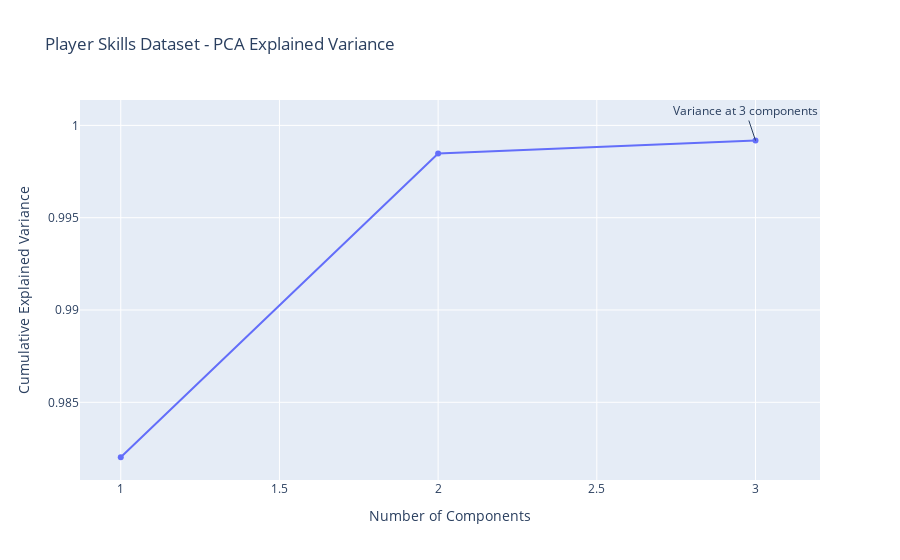
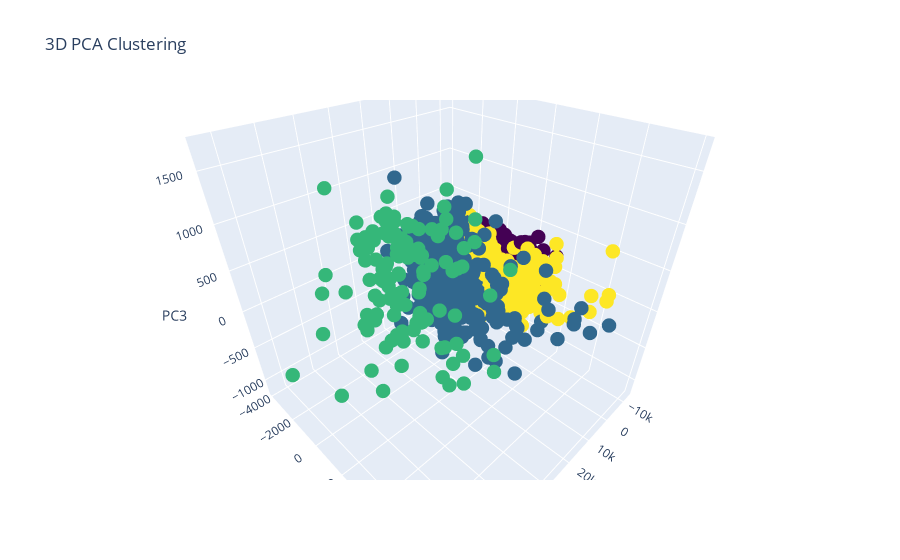
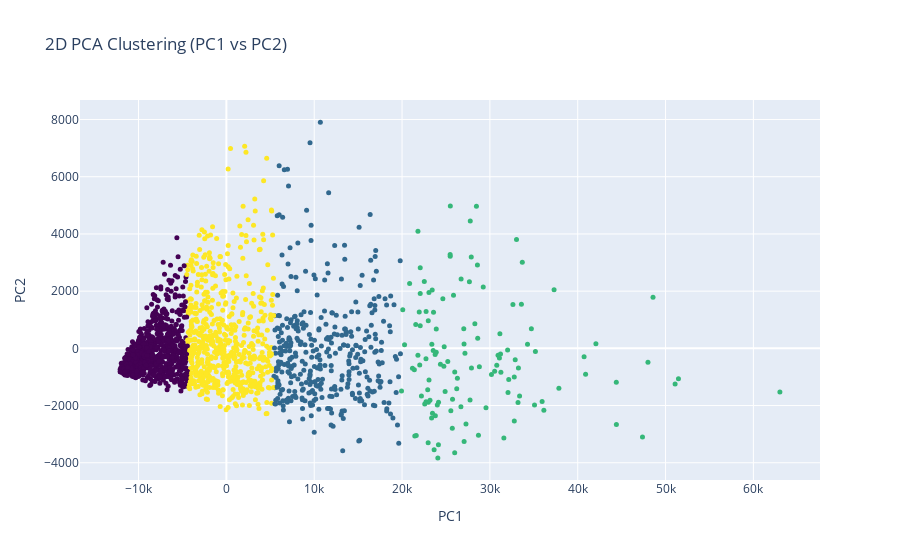

Source (notebook cell) for these figures, in order:
### Code cell
# Create a copy of the filtered DataFrame
filtered_df_copy = df.copy()

# Define the feature list
features = ['InPlayPassesThatLeadToShotAttempt', 'SetpiecesLeadingToShotAttempt', 'FoulsDrawnLeadingToShotAttempt', 
            'SuccessfulTakeOnsLeadingToShotAttempt', 'ShotCreatingActionsPer90Min', 'GoalCreationAccuracy', 
            'InPlayPassesLeadingToGoal', 'SetpiecesLeadingToGoal', 'ShotsAttemptLeadingToGoal', 'TacklesAttempted', 
            'TackleWon', 'TacklesinDef3rd', 'TacklesinMid3rd', 'TacklesinAtt3rd', 'DribblesWinningPerc', 'PassesBlocked', 
            'Tackles+Interception', 'Clearances', 'Goals', 'Shots', 'ShotsOnTarget%', 'Goals/ShotOnTarget', 'Goals/Shot', 
            'NonPenaltyGoals-NonPenaltyXG', 'Goals-XG', 'TacklesWon', 'TouchesInDefensivePenaltyArea', 
            'TouchesInDefensive1/3rd', 'TouchesInMid1/3rd', 'TouchesInAtt1/3rd', 'TouchesInAttackingPenaltyArea', 
            'PassesBlocked', 'SucessfulTakeOns%', 'TimesTackledByADefDuringTakeOn%', 'NumberOfCarries', 
            'DistanceTravelledInCarries(Yards)', 'DistanceTravelledInCarries(Yards)TowardsOpponentGoal', 
            'CarriesThatReachesCloseToOpponentGoal(DistTravelled>10Yards)', 'CarriesInFinalThird', 'CarriesInPenaltyArea', 
            'ShortPassesCompleted%', 'NonPenaltyExpectedGoals', 'TotalPassingDistance', 'ShortPassesCompleted%', 
            'ShortPassesCompleted', 'MediumPassesCompleted', 'PassesIntoPenaltyArea', 'LongPassesAttempted', 
            'LongPassesCompleted%', 'Crosses', 'FoulsCommited', 'FoulsDrawn', 'Interceptions', 'BallsRecovered', 
            'AerialDuelWon', 'AerialDuelWinningPercentage', 'InGamePasses', 'PassesCompleted', 'ThroughBalls', 
            'SetPiecesPasses', 'Switches', 'Crosses', 'CornersTaken', 'InswingingCorners', 'OutswingingCorners', 
            'TimesTackledByADefDuringTakeOn%', 'AverageShotDistance']

# Use the filtered copy of the DataFrame and include player names
dfskills = filtered_df_copy[features].copy()
dfskills['Player'] = filtered_df_copy['Player Name']  # Include player names
dfskills['Club'] = filtered_df_copy['Club Name']  # Include Club names
dfskills['Position'] = filtered_df_copy['Position']  # Include Position

# Drop rows with NaN values in the features
dfskills_clean = dfskills.dropna(subset=features)

# Perform PCA on the cleaned dataset
# Perform PCA on the cleaned dataset, limiting to 3 components
pca = PCA(n_components=3).fit(dfskills_clean[features])

# Get explained variance ratio
pcaratio = pca.explained_variance_ratio_

# Plot cumulative explained variance
trace = go.Scatter(x=np.arange(len(pcaratio)) + 1, y=np.cumsum(pcaratio), mode='lines+markers')
data = [trace]
layout = dict(title="Player Skills Dataset - PCA Explained Variance", 
              xaxis_title="Number of Components", 
              yaxis_title="Cumulative Explained Variance",
              annotations=[dict(x=3, y=np.cumsum(pcaratio)[2], text="Variance at 3 components", showarrow=True)])
fig = dict(data=data, layout=layout)
pyo.iplot(fig)

# Transform the data to PCA space with 3 components
dfskillsPCA = pd.DataFrame(pca.transform(dfskills_clean[features]), columns=['PC1', 'PC2', 'PC3'])
dfskillsPCA['Player'] = dfskills_clean['Player']

# Perform clustering (you can use k-means or any other clustering algorithm)
kmeans = KMeans(n_clusters=4).fit(dfskillsPCA[['PC1', 'PC2', 'PC3']])
dfskillsPCA['cluster'] = kmeans.labels_

# 3D PCA plot with clusters
trace_3d = go.Scatter3d(
    x=dfskillsPCA['PC1'], y=dfskillsPCA['PC2'], z=dfskillsPCA['PC3'], 
    mode='markers', 
    marker=dict(color=dfskillsPCA['cluster'], colorscale='Viridis', size=5),
    text=dfskillsPCA['Player']
)
layout_3d = go.Layout(title="3D PCA Clustering", 
                      scene=dict(xaxis_title='PC1', yaxis_title='PC2', zaxis_title='PC3'))
fig_3d = go.Figure(data=[trace_3d], layout=layout_3d)
pyo.iplot(fig_3d)
# 2D PCA plot with clusters using PC1 and PC2
trace_2d = go.Scatter(
    x=dfskillsPCA['PC1'], y=dfskillsPCA['PC2'], 
    mode='markers', 
    marker=dict(color=dfskillsPCA['cluster'], colorscale='Viridis', size=5),
    text=dfskillsPCA['Player']
)
layout_2d = go.Layout(title="2D PCA Clustering (PC1 vs PC2)", 
                      xaxis_title='PC1', 
                      yaxis_title='PC2')
fig_2d = go.Figure(data=[trace_2d], layout=layout_2d)
pyo.iplot(fig_2d)

### Figure 1 — Plotly figure (JSON) as saved in the notebook; plotly's stock layout.template omitted (floating-point values rounded to 4 significant figures)
{"data": [{"mode": "lines+markers", "type": "scatter", "x": [1, 2, 3], "y": [0.982, 0.9985, 0.9992]}], "layout": {"annotations": [{"showarrow": true, "text": "Variance at 3 components", "x": 3, "y": 0.9992}], "autosize": true, "title": {"text": "Player Skills Dataset - PCA Explained Variance"}, "xaxis": {"autorange": true, "range": [0.8562, 3.356], "title": {"text": "Number of Components"}, "type": "linear"}, "yaxis": {"autorange": true, "range": [0.9803, 1.004], "title": {"text": "Cumulative Explained Variance"}, "type": "linear"}}}

### Figure 2 — Plotly figure (JSON) as saved in the notebook; plotly's stock layout.template omitted (floating-point values rounded to 4 significant figures; data arrays with more than 128 entries replaced by an {"elided": "..."} marker saying what was removed)
{"data": [{"marker": {"color": {"elided": "1967 int values"}, "colorscale": [[0, "#440154"], [0.1111, "#482878"], [0.2222, "#3e4989"], [0.3333, "#31688e"], [0.4444, "#26828e"], [0.5556, "#1f9e89"], [0.6667, "#35b779"], [0.7778, "#6ece58"], [0.8889, "#b5de2b"], [1, "#fde725"]], "size": 5}, "mode": "markers", "text": {"elided": "1967 str values"}, "type": "scatter3d", "x": {"elided": "1967 float values"}, "y": {"elided": "1967 float values"}, "z": {"elided": "1967 float values"}}], "layout": {"autosize": true, "scene": {"aspectmode": "auto", "aspectratio": {"x": 1, "y": 1, "z": 1}, "camera": {"center": {"x": 0, "y": 0, "z": 0}, "eye": {"x": 0.8737, "y": 0.8737, "z": 0.8737}, "projection": {"type": "perspective"}, "up": {"x": 0, "y": 0, "z": 1}}, "xaxis": {"title": {"text": "PC1"}, "type": "linear"}, "yaxis": {"title": {"text": "PC2"}, "type": "linear"}, "zaxis": {"title": {"text": "PC3"}, "type": "linear"}}, "title": {"text": "3D PCA Clustering"}}}

### Figure 3 — Plotly figure (JSON) as saved in the notebook; plotly's stock layout.template omitted (floating-point values rounded to 4 significant figures; data arrays with more than 128 entries replaced by an {"elided": "..."} marker saying what was removed)
{"data": [{"marker": {"color": {"elided": "1967 int values"}, "colorscale": [[0, "#440154"], [0.1111, "#482878"], [0.2222, "#3e4989"], [0.3333, "#31688e"], [0.4444, "#26828e"], [0.5556, "#1f9e89"], [0.6667, "#35b779"], [0.7778, "#6ece58"], [0.8889, "#b5de2b"], [1, "#fde725"]], "size": 5}, "mode": "markers", "text": {"elided": "1967 str values"}, "type": "scatter", "x": {"elided": "1967 float values"}, "y": {"elided": "1967 float values"}}], "layout": {"autosize": true, "title": {"text": "2D PCA Clustering (PC1 vs PC2)"}, "xaxis": {"autorange": true, "range": [-16860.0, 67780.0], "title": {"text": "PC1"}, "type": "linear"}, "yaxis": {"autorange": true, "range": [-4743.0, 8823.0], "title": {"text": "PC2"}, "type": "linear"}}}
